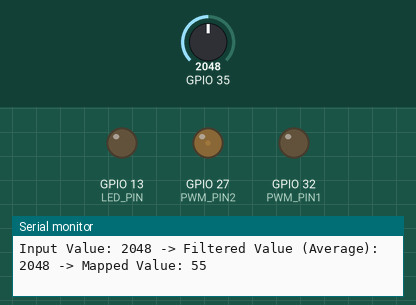
This sketch was run on a simulated ESP32. Parts: output pins drawn as LEDs (lit = HIGH), the last lines printed to the serial monitor. Inputs (shaded band) come from the test bench; at power-on: GPIO 35 = 2048.

Above: at 1.2 s.
1.3 s: GPIO 35 set to 3022
At 2.5 s:
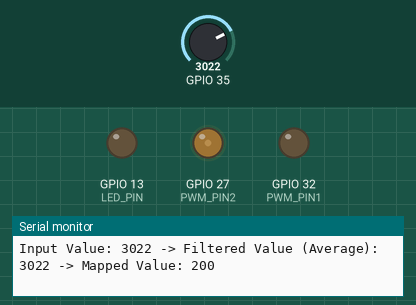
3.7 s: GPIO 35 set to 3104
At 5.2 s:
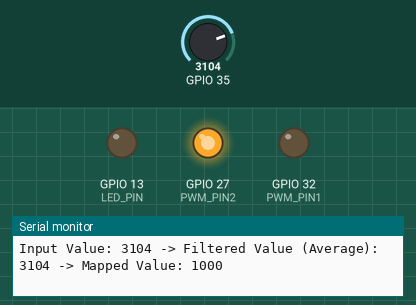
5.5 s: GPIO 35 set to 3010
At 7.2 s:
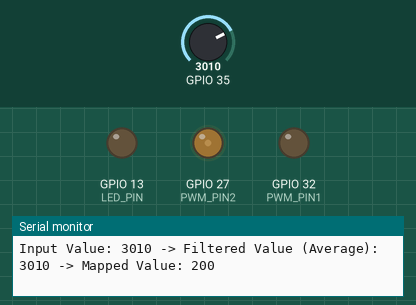
7.5 s: GPIO 35 set to 3090
At 9.2 s:
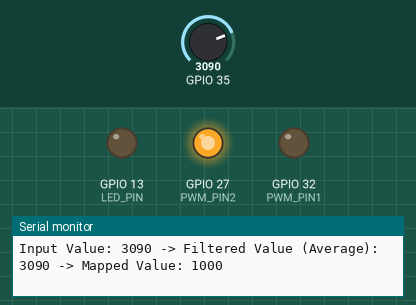
Timing chart, 0 to 10.5 s (numbered marks = the images above; inputs shaded):
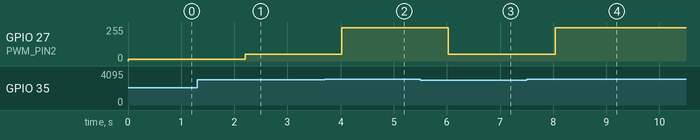

Measured:
- the behaviour switches between 3050 and 3051 on GPIO 35 (found by bisection; images 1 and 2)
- after the input at 1.3 s, GPIO 27 (PWM_PIN2): 14/255 → 50/255 after 0.91 s
- after the input at 3.7 s, GPIO 27 (PWM_PIN2): 50/255 → 249/255 after 0.32 s
- after the input at 5.5 s, GPIO 27 (PWM_PIN2): 249/255 → 50/255 after 0.53 s
- after the input at 7.5 s, GPIO 27 (PWM_PIN2): 50/255 → 249/255 after 0.54 s

The sketch:

1234.ino
```cpp
#define PWM_PIN1 32  // PWM on pin 32
#define PWM_PIN2 27  // PWM on pin 27
#define LED_PIN 13   // LED on pin 13

#define NUM_READINGS 5  // Number of readings for filtering

#define FREQ 25000
#define RESOL 10

int readings[NUM_READINGS];  // Array to store the last 5 readings
int currentIndex = 0;        // Current index in the circular buffer
int total = 0;               // Sum of all readings in the buffer
int average = 0;             // Average of the readings

void setup() {
  Serial.begin(115200);
  pinMode(LED_PIN, OUTPUT);

  ledcAttachChannel(PWM_PIN1, FREQ, RESOL, LEDC_CHANNEL_0);
  ledcAttachChannel(PWM_PIN2, FREQ, RESOL, LEDC_CHANNEL_0);

  for (int i = 0; i < NUM_READINGS; i++) {
    readings[i] = 0;
  }

  Serial.println("started..");
}

void loop() {
  int newValue = analogRead(35);  // Read input from pin 35

  // Update the circular buffer
  total -= readings[currentIndex];  // Subtract the oldest value from the total
  readings[currentIndex] = newValue;  // Replace it with the new reading
  total += newValue;                // Add the new value to the total
  currentIndex = (currentIndex + 1) % NUM_READINGS;  // Move to the next index in the circular buffer

  // Calculate the average
  average = total / NUM_READINGS;
  // Replace map logic with manual range handling
  int mappedValue;
  if (average <= 2840) {
    mappedValue = 55;
  } else if (average <= 2930) {
    mappedValue = 105;
  } else if (average <= 3050) {
    mappedValue = 200;
  } else {
    mappedValue = 1000;
  }

  // Write the mapped value to PWM channels
  ledcWriteChannel(LEDC_CHANNEL_0, mappedValue);


  // Debugging information
  Serial.print("Input Value: ");
  Serial.print(newValue);
  Serial.print(" -> Filtered Value (Average): ");
  Serial.print(average);
  Serial.print(" -> Mapped Value: ");
  Serial.println(mappedValue);

  delay(200);
}
```
